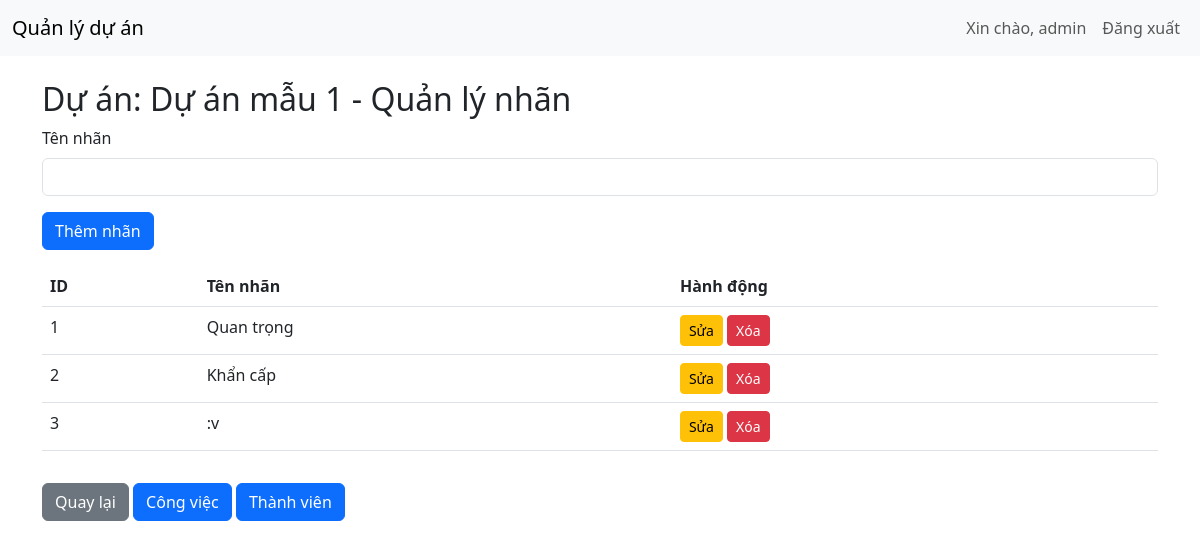
Page /project/1/labels (signed in) on the committed database.
### tables this page shows
CREATE TABLE projects (
        id INTEGER PRIMARY KEY AUTOINCREMENT,
        name TEXT,
        created_by TEXT);

CREATE TABLE labels (
        id INTEGER PRIMARY KEY AUTOINCREMENT,
        name TEXT UNIQUE,
        created_by TEXT);

### app.py (the view)
@app.route('/project/<int:project_id>/labels')
def project_labels(project_id):
    if 'username' not in session:
        return redirect(url_for('login'))
    project_role = get_project_role(project_id, session['username'])
    user_role = get_user_role(session['username'])
    if not project_role and user_role != 'admin':
        return "Bạn không có quyền truy cập dự án này!"
    projects = get_projects()
    project = next((p for p in projects if p[0] == project_id), None)
    labels = get_labels()
    return render_template('project_labels.html', project=project, project_role=project_role, labels=labels, user_role=user_role)

### database.py (called while the page is built)
def get_user_by_username(username):
    conn = sqlite3.connect('project.db')
    c = conn.cursor()
    c.execute('SELECT * FROM users WHERE username = ?', (username,))
    user = c.fetchone()
    conn.close()
    return user

def get_projects():
    conn = sqlite3.connect('project.db')
    c = conn.cursor()
    c.execute('SELECT * FROM projects')
    projects = c.fetchall()
    conn.close()
    return projects

def get_labels():
    conn = sqlite3.connect('project.db')
    c = conn.cursor()
    c.execute('SELECT * FROM labels')
    labels = c.fetchall()
    conn.close()
    return labels

def get_user_role(username):
    conn = sqlite3.connect('project.db')
    c = conn.cursor()
    c.execute('SELECT role FROM users WHERE username = ?', (username,))
    role = c.fetchone()
    conn.close()
    return role[0] if role else None

def get_project_role(project_id, username):
    conn = sqlite3.connect('project.db')
    c = conn.cursor()
    user = get_user_by_username(username)
    c.execute('SELECT project_role FROM project_members WHERE project_id = ? AND user_id = ? AND status = "approved"',
              (project_id, user[0]))
    role = c.fetchone()
    conn.close()
    return role[0] if role else None

### templates/project_labels.html
{% extends "base.html" %}
{% block content %}
<h2>Dự án: {{ project[1] }} - Quản lý nhãn</h2>
{% if user_role == 'admin' or project_role == 'Leader' %}
<form method="POST" action="{{ url_for('add_label_route', project_id=project[0]) }}">
    <div class="mb-3">
        <label class="form-label">Tên nhãn</label>
        <input type="text" name="label_name" class="form-control" required>
    </div>
    <button type="submit" class="btn btn-primary">Thêm nhãn</button>
</form>
<table class="table mt-3">
    <thead>
        <tr>
            <th>ID</th>
            <th>Tên nhãn</th>
            <th>Hành động</th>
        </tr>
    </thead>
    <tbody>
        {% for label in labels %}
        <tr>
            <td>{{ label[0] }}</td>
            <td>{{ label[1] }}</td>
            <td>
                <a href="{{ url_for('edit_label', label_id=label[0], project_id=project[0]) }}" class="btn btn-warning btn-sm">Sửa</a>
                <a href="{{ url_for('delete_label_route', label_id=label[0], project_id=project[0]) }}" class="btn btn-danger btn-sm" onclick="return confirm('Bạn có chắc muốn xóa?')">Xóa</a>
            </td>
        </tr>
        {% endfor %}
    </tbody>
</table>
{% endif %}
<a href="{{ url_for('dashboard') }}" class="btn btn-secondary mt-3">Quay lại</a>
<a href="{{ url_for('project_tasks', project_id=project[0]) }}" class="btn btn-primary mt-3">Công việc</a>
<a href="{{ url_for('project_members', project_id=project[0]) }}" class="btn btn-primary mt-3">Thành viên</a>
{% endblock %}

### rows in the picture
projects: name "Dự án mẫu 1"
labels: id "1", name "Quan trọng"
labels: id "2", name "Khẩn cấp"
labels: id "3", name ":v"

### other values in the picture
{{ session['username'] }} "admin"
